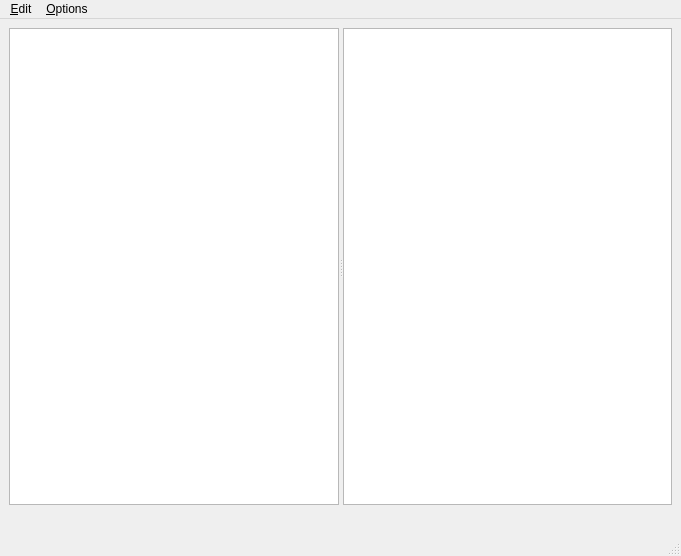
<?xml version="1.0" encoding="UTF-8"?>
<ui version="4.0">
 <class>MainWindow</class>
 <widget class="QMainWindow" name="MainWindow">
  <property name="geometry">
   <rect>
    <x>0</x>
    <y>0</y>
    <width>681</width>
    <height>556</height>
   </rect>
  </property>
  <property name="windowTitle">
   <string>MainWindow</string>
  </property>
  <widget class="QWidget" name="centralwidget">
   <layout class="QVBoxLayout" name="verticalLayout">
    <item>
     <widget class="QSplitter" name="splitter">
      <property name="sizePolicy">
       <sizepolicy hsizetype="Expanding" vsizetype="Expanding">
        <horstretch>0</horstretch>
        <verstretch>0</verstretch>
       </sizepolicy>
      </property>
      <property name="orientation">
       <enum>Qt::Horizontal</enum>
      </property>
      <widget class="QTreeView" name="treeView">
       <property name="accessibleName">
        <string>Tree of accessibles</string>
       </property>
       <property name="accessibleDescription">
        <string>Displays a hierachical tree of accessible objects</string>
       </property>
      </widget>
      <widget class="QPlainTextEdit" name="plainTextEdit">
       <property name="accessibleName">
        <string>Text area</string>
       </property>
       <property name="lineWrapMode">
        <enum>QPlainTextEdit::NoWrap</enum>
       </property>
       <property name="readOnly">
        <bool>true</bool>
       </property>
      </widget>
     </widget>
    </item>
    <item>
     <widget class="QLabel" name="label">
      <property name="accessibleName">
       <string>Info label</string>
      </property>
      <property name="text">
       <string/>
      </property>
     </widget>
    </item>
   </layout>
  </widget>
  <widget class="QMenuBar" name="menubar">
   <property name="geometry">
    <rect>
     <x>0</x>
     <y>0</y>
     <width>681</width>
     <height>29</height>
    </rect>
   </property>
   <widget class="QMenu" name="menu_Edit">
    <property name="title">
     <string>&amp;Edit</string>
    </property>
    <addaction name="action_Reset_tree"/>
   </widget>
   <widget class="QMenu" name="menu_Options">
    <property name="title">
     <string>&amp;Options</string>
    </property>
    <addaction name="action_Follow_Focus"/>
   </widget>
   <addaction name="menu_Edit"/>
   <addaction name="menu_Options"/>
  </widget>
  <widget class="QStatusBar" name="statusbar"/>
  <action name="action_Reset_tree">
   <property name="text">
    <string>&amp;Reset tree</string>
   </property>
  </action>
  <action name="action_Follow_Focus">
   <property name="checkable">
    <bool>true</bool>
   </property>
   <property name="checked">
    <bool>false</bool>
   </property>
   <property name="text">
    <string>&amp;Follow Focus</string>
   </property>
   <property name="shortcut">
    <string>Ctrl+F</string>
   </property>
  </action>
 </widget>
 <resources/>
 <connections/>
</ui>
